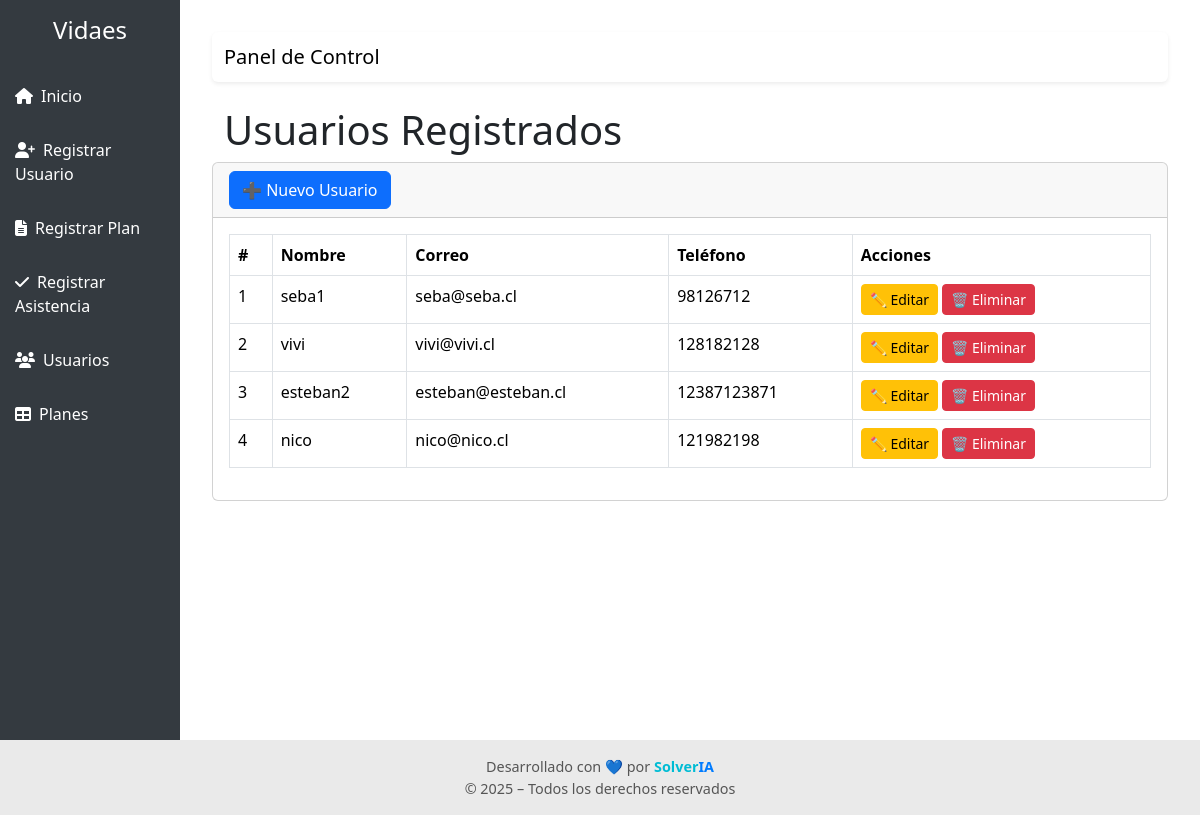
The app's page /asistencia/usuarios/ with its own data.
### asistencias/models.py (models this page shows, shortened)
class Usuario(models.Model):
    nombre = models.CharField(max_length=100)
    correo = models.EmailField(unique=True)
    telefono = models.CharField(max_length=20)

### asistencias/views.py (the view)
# urls.py: path("usuarios/", views.listar_usuarios, name="listar_usuarios"),
def listar_usuarios(request):
    usuarios = Usuario.objects.all()
    return render(request, "asistencias/listar_usuarios.html", {"usuarios": usuarios})

### asistencias/templates/asistencias/listar_usuarios.html
{% extends "base.html" %}
{% load static %}
{% block content %}
<section class="content-header">
  <div class="container-fluid">
    <h1>Usuarios Registrados</h1>
  </div>
</section>
<section class="content">
  <div class="card">
    <div class="card-header">
      <a href="{% url 'registrar_usuario' %}" class="btn btn-primary">➕ Nuevo Usuario</a>
    </div>
    <div class="card-body">
      <table class="table table-bordered table-hover">
        <thead>
          <tr>
            <th>#</th>
            <th>Nombre</th>
            <th>Correo</th>
            <th>Teléfono</th>
            <th>Acciones</th>
          </tr>
        </thead>
        <tbody>
          {% for usuario in usuarios %}
          <tr>
            <td>{{ forloop.counter }}</td>
            <td>{{ usuario.nombre }}</td>
            <td>{{ usuario.correo }}</td>
            <td>{{ usuario.telefono }}</td>
            <td>
              <a href="{% url 'editar_usuario' usuario.id %}" class="btn btn-sm btn-warning">✏️ Editar</a>
              <a href="{% url 'eliminar_usuario' usuario.id %}" class="btn btn-sm btn-danger" onclick="return confirm('¿Seguro que deseas eliminar este usuario?')">🗑️ Eliminar</a>
            </td>
          </tr>
          {% empty %}
          <tr><td colspan="5">No hay usuarios registrados.</td></tr>
          {% endfor %}
        </tbody>
      </table>
    </div>
  </div>
</section>
{% endblock %}

### templates/base.html (shortened to what this page needs)
<!DOCTYPE html>
<html lang="es">
<head>
  <link href="https://cdn.jsdelivr.net/npm/bootstrap@5.3.3/dist/css/bootstrap.min.css" rel="stylesheet">
  <link href="https://cdnjs.cloudflare.com/ajax/libs/font-awesome/6.5.0/css/all.min.css" rel="stylesheet">
</head>
<body>
  <div class="main-container">
    <div class="sidebar">
      <h4 class="text-white text-center py-3">Vidaes</h4>
      <a href="/"><i class="fas fa-home me-2"></i>Inicio</a>
      <a href="/asistencia/registrar-usuario/"><i class="fas fa-user-plus me-2"></i>Registrar Usuario</a>
      <a href="/asistencia/registrar-plan/"><i class="fas fa-file-alt me-2"></i>Registrar Plan</a>
      <a href="/asistencia/registrar/"><i class="fas fa-check me-2"></i>Registrar Asistencia</a>
      <a href="/asistencia/usuarios/"><i class="fas fa-users me-2"></i>Usuarios</a>
      <a href="/asistencia/planes/"><i class="fas fa-table me-2"></i>Planes</a>
    </div>
    <div class="content-area">
      <nav class="navbar navbar-expand-lg navbar-light bg-white shadow-sm mb-4 rounded">
        <div class="container-fluid">
          <span class="navbar-brand mb-0 h1">Panel de Control</span>
        </div>
      </nav>
      {% block content %}{% endblock %}
    </div>
  </div>
  <footer>
    Desarrollado con 💙 por
    <span>Solver<span>IA</span></span><br>
    &copy; 2025 – Todos los derechos reservados
  </footer>
</body>
</html>

### templates/base.html (style rules this page uses)
body, html { margin: 0; padding: 0; min-height: 100vh; display: flex; flex-direction: column; }
.main-container { flex: 1; display: flex; min-height: calc(100vh - 60px); }
.sidebar { width: 180px; background-color: #343a40; color: white; }
.sidebar a { color: white; padding: 15px; display: block; text-decoration: none; }
.content-area { flex-grow: 1; padding: 2rem; }
footer { background-color: #eaeaea; padding: 1rem; text-align: center; font-size: 0.9rem; color: #555; }
footer span { font-weight: bold; color: #00bcd4; }
footer span span { color: #007bff; }

### records on screen
Usuario: nombre "seba1", correo "seba@seba.cl", telefono "98126712"
Usuario: nombre "vivi", correo "vivi@vivi.cl", telefono "128182128"
Usuario: nombre "esteban2", correo "esteban@esteban.cl", telefono "12387123871"
Usuario: nombre "nico", correo "nico@nico.cl", telefono "121982198"
